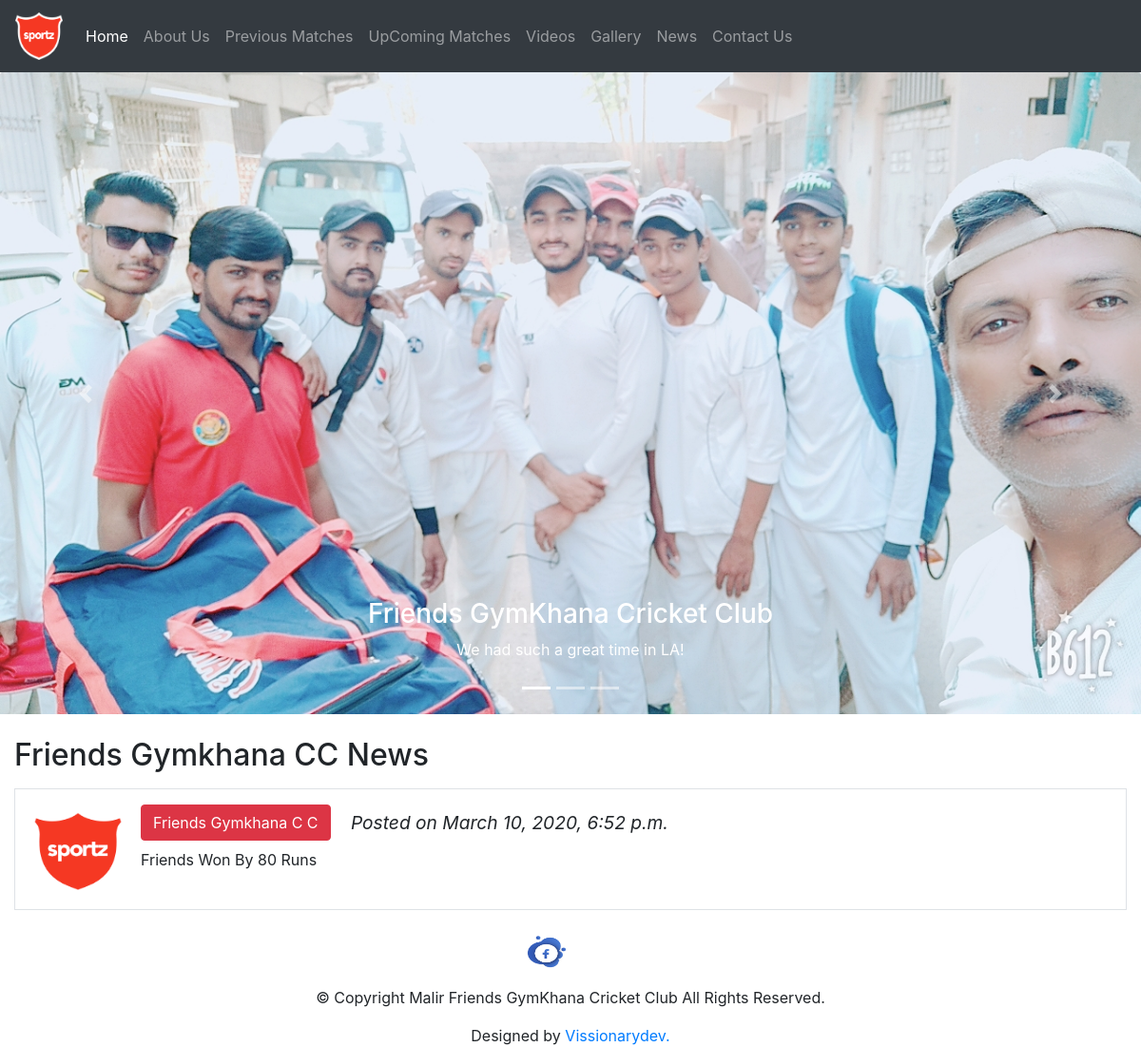
Page /club/news/ on the committed database.
### club/models.py (models this page shows)
class New(models.Model):
    news_date = models.DateTimeField(auto_now_add=False)
    news_short_detail = models.CharField(max_length=70, default="")
    news_long_detail = models.CharField(max_length=500, default="")
    news_image = models.FileField(upload_to='shop/images', default="")
    link = models.CharField(max_length=100 , default="")

### club/views.py (the view)
# urls.py: path("news/", views.new, name="new"),
def new(request):
    queryset = New.objects.all()
    params = {
        "news": queryset,
    }
    return render(request, 'club/news.html', params)

### club/templates/club/news.html (shortened to what this page needs)
{% extends 'club/basic.html' %}
{% block body %}
<div class="container-fluid my-4">
  <h2>Friends Gymkhana CC News</h2>
    {% for new in news  %}
  <div class="media border p-3 mt-3">
    <img src='/media/club/images/logo.png' alt="John Doe" class="mr-3 mt-1" style="width:100px; height:90px;">
    <div class="media-body">
        <h4><a href="/club/news_details/{{new.id}}"><button id="qvv{{new.id}}" class="btn btn-danger cart" data-toggle="tooltip" title="Click me to see details!">Friends Gymkhana C C
        </button></a><small><i class="ml-3"> Posted on {{new.news_date}}</i></small></h4>
      <p>{{new.news_short_detail}}</p>
    </div>
  </div>
    {%endfor%}
</div>
{%endblock%}

### rows in the picture
New: news_date "March 10, 2020, 6:52 p.m.", news_short_detail "Friends Won By 80 Runs"
